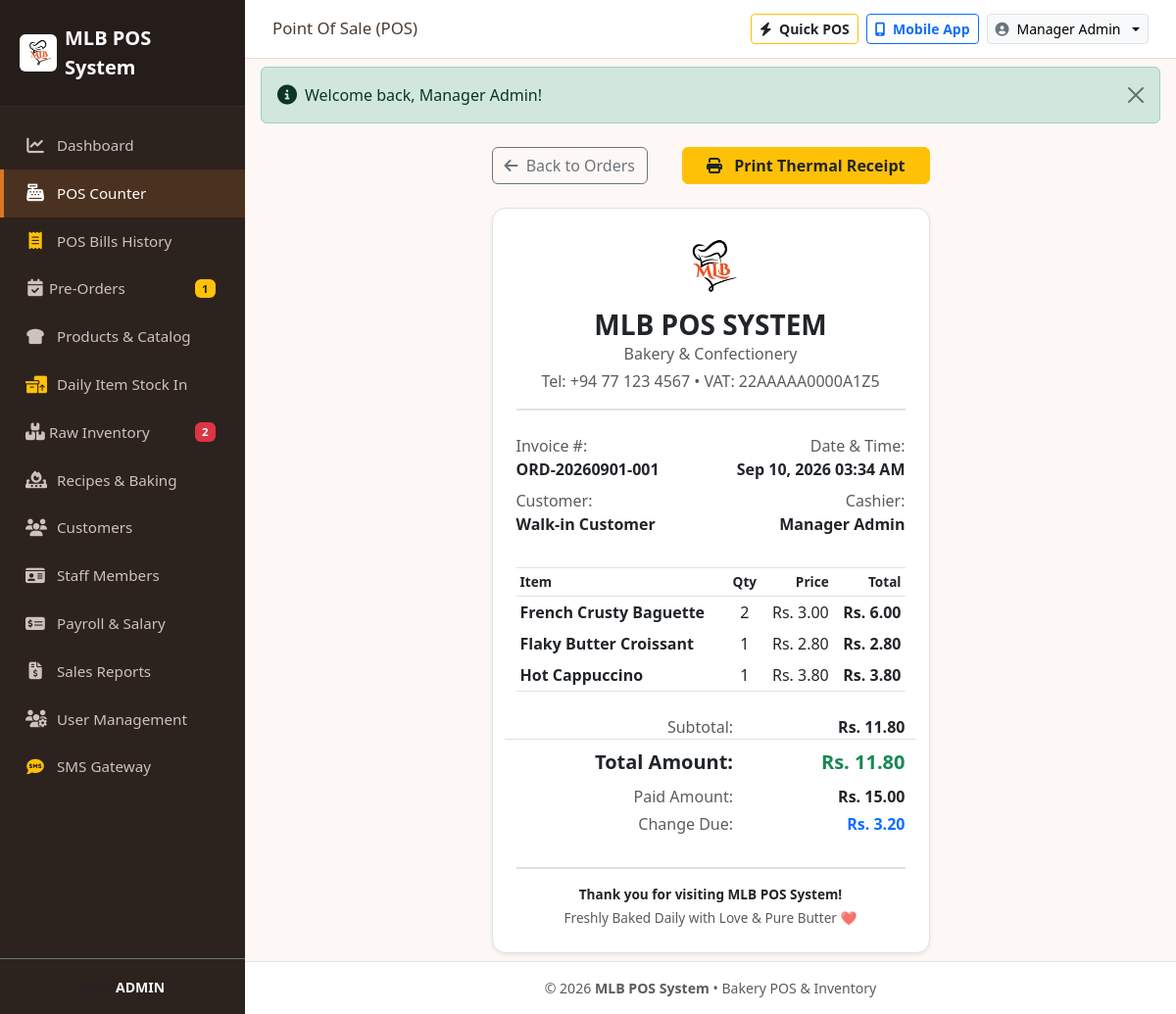
The page /modules/pos/invoice.php?id=1 (signed in) on the database its author committed.
### tables this page shows
CREATE TABLE IF NOT EXISTS `orders` (
  `id` INT AUTO_INCREMENT PRIMARY KEY,
  `order_number` VARCHAR(50) NOT NULL UNIQUE,
  `customer_id` INT DEFAULT NULL,
  `order_type` ENUM('pos', 'preorder') NOT NULL DEFAULT 'preorder',
  `subtotal` DECIMAL(10,2) NOT NULL DEFAULT 0.00,
  `discount` DECIMAL(10,2) NOT NULL DEFAULT 0.00,
  `tax` DECIMAL(10,2) NOT NULL DEFAULT 0.00,
  `total_amount` DECIMAL(10,2) NOT NULL DEFAULT 0.00,
  `paid_amount` DECIMAL(10,2) NOT NULL DEFAULT 0.00,
  `change_amount` DECIMAL(10,2) NOT NULL DEFAULT 0.00,
  `payment_method` ENUM('cash', 'card', 'upi', 'online') NOT NULL DEFAULT 'cash',
  `payment_status` ENUM('paid', 'partial', 'unpaid') NOT NULL DEFAULT 'paid',
  `order_status` ENUM('pending', 'in_production', 'ready', 'completed', 'cancelled') NOT NULL DEFAULT 'completed',
  `delivery_date` DATETIME DEFAULT NULL,
  `custom_notes` TEXT DEFAULT NULL,
  `created_by` INT NOT NULL,
  `created_at` TIMESTAMP DEFAULT CURRENT_TIMESTAMP,
  FOREIGN KEY (`customer_id`) REFERENCES `customers`(`id`) ON DELETE SET NULL,
  FOREIGN KEY (`created_by`) REFERENCES `users`(`id`) ON DELETE CASCADE
);

CREATE TABLE IF NOT EXISTS `customers` (
  `id` INT AUTO_INCREMENT PRIMARY KEY,
  `title` VARCHAR(20) DEFAULT 'Mr.',
  `profile_picture` VARCHAR(255) DEFAULT 'default_avatar.png',
  `name` VARCHAR(100) NOT NULL,
  `phone` VARCHAR(30) DEFAULT NULL,
  `nic` VARCHAR(30) DEFAULT NULL,
  `email` VARCHAR(100) DEFAULT NULL,
  `address` TEXT DEFAULT NULL,
  `credit_limit` DECIMAL(10,2) DEFAULT 0.00,
  `credit_period` VARCHAR(50) DEFAULT '30 Days',
  `opening_balance` DECIMAL(10,2) DEFAULT 0.00,
  `branch` VARCHAR(100) DEFAULT 'Main Branch',
  `vat_enabled` TINYINT(1) DEFAULT 0,
  `vat_number` VARCHAR(50) DEFAULT NULL,
  `special_discount` DECIMAL(5,2) DEFAULT 0.00,
  `discount_biscuits` DECIMAL(5,2) DEFAULT 0.00,
  `discount_other` DECIMAL(5,2) DEFAULT 0.00,
  `notes` TEXT DEFAULT NULL,
  `created_at` TIMESTAMP DEFAULT CURRENT_TIMESTAMP
);

CREATE TABLE IF NOT EXISTS `users` (
  `id` INT AUTO_INCREMENT PRIMARY KEY,
  `username` VARCHAR(50) NOT NULL UNIQUE,
  `password` VARCHAR(255) NOT NULL,
  `full_name` VARCHAR(100) NOT NULL,
  `email` VARCHAR(100) DEFAULT NULL,
  `role` ENUM('admin', 'owner', 'sales_person', 'pos_operator') NOT NULL DEFAULT 'pos_operator',
  `status` ENUM('active', 'inactive') NOT NULL DEFAULT 'active',
  `created_at` TIMESTAMP DEFAULT CURRENT_TIMESTAMP
);

CREATE TABLE IF NOT EXISTS `order_items` (
  `id` INT AUTO_INCREMENT PRIMARY KEY,
  `order_id` INT NOT NULL,
  `product_id` INT NOT NULL,
  `product_name` VARCHAR(150) NOT NULL,
  `quantity` INT NOT NULL DEFAULT 1,
  `unit_price` DECIMAL(10,2) NOT NULL,
  `subtotal` DECIMAL(10,2) NOT NULL,
  FOREIGN KEY (`order_id`) REFERENCES `orders`(`id`) ON DELETE CASCADE,
  FOREIGN KEY (`product_id`) REFERENCES `products`(`id`) ON DELETE CASCADE
);

### modules/pos/invoice.php (the view, shortened to what this page needs)
<?php
require_once __DIR__ . '/../../includes/header.php';
$orderId = isset($_GET['id']) ? (int)$_GET['id'] : 0;
$db = getDB();
$stmt = $db->prepare("SELECT o.*, c.name as customer_name, c.phone as customer_phone, u.full_name as cashier_name FROM orders o LEFT JOIN customers c ON o.customer_id = c.id LEFT JOIN users u ON o.created_by = u.id WHERE o.id = ?");
$stmt->execute([$orderId]);
$order = $stmt->fetch();
$stmtItems = $db->prepare("SELECT * FROM order_items WHERE order_id = ?");
$stmtItems->execute([$orderId]);
$items = $stmtItems->fetchAll();
$stmtPayments = $db->prepare("SELECT * FROM order_payments WHERE order_id = ? ORDER BY id ASC");
$stmtPayments->execute([$orderId]);
$paymentHistory = $stmtPayments->fetchAll();
$balDueInvoice = max(0, (float)$order['total_amount'] - (float)$order['paid_amount']);
?>
<div class="row justify-content-center">
    <div class="col-md-8 col-lg-6">
        <div class="d-flex justify-content-between align-items-center mb-4 no-print">
            <a href="<?php echo BASE_URL; ?>modules/orders/index.php" class="btn btn-outline-secondary">
                <i class="fa-solid fa-arrow-left me-1"></i> Back to Orders
            </a>
            <button onclick="window.print()" class="btn btn-warning text-dark fw-bold px-4">
                <i class="fa-solid fa-print me-2"></i> Print Thermal Receipt
            </button>
        </div>
        <div id="printableReceipt" class="card card-bakery p-4 bg-white shadow-sm border">
            <div class="text-center mb-4 pb-3 border-bottom border-2 border-dashed">
                <img src="<?php echo BASE_URL; ?>assets/images/mlb_logo.jpg" alt="MLB Logo" class="mb-2" style="height: 70px;">
                <h3 class="fw-bold mb-0 text-dark">MLB POS SYSTEM</h3>
                <p class="text-muted mb-1 text-sm">Bakery & Confectionery</p>
                <p class="text-muted mb-0 text-sm">Tel: +94 77 123 4567 &bull; VAT: 22AAAAA0000A1Z5</p>
            </div>
            <div class="row mb-3 text-sm">
                <div class="col-6">
                    <span class="text-muted d-block">Invoice #:</span>
                    <strong><?php echo htmlspecialchars($order['order_number']); ?></strong>
                </div>
                <div class="col-6 text-end">
                    <span class="text-muted d-block">Date & Time:</span>
                    <strong><?php echo formatDateTime($order['created_at']); ?></strong>
                </div>
                <div class="col-6 mt-2">
                    <span class="text-muted d-block">Customer:</span>
                    <strong><?php echo htmlspecialchars($order['customer_name'] ?? 'Walk-in'); ?></strong>
                </div>
                <div class="col-6 mt-2 text-end">
                    <span class="text-muted d-block">Cashier:</span>
                    <strong><?php echo htmlspecialchars($order['cashier_name'] ?? 'Staff'); ?></strong>
                </div>
            </div>
            <table class="table table-sm table-borderless my-3 border-top border-bottom py-2">
                <thead>
                    <tr class="text-muted border-bottom" style="font-size: 0.85rem;">
                        <th>Item</th>
                        <th class="text-center">Qty</th>
                        <th class="text-end">Price</th>
                        <th class="text-end">Total</th>
                    </tr>
                </thead>
                <tbody>
                    <?php foreach ($items as $item): ?>
                        <tr>
                            <td class="fw-semibold text-dark"><?php echo htmlspecialchars($item['product_name']); ?></td>
                            <td class="text-center"><?php echo $item['quantity']; ?></td>
                            <td class="text-end"><?php echo formatMoney($item['unit_price']); ?></td>
                            <td class="text-end fw-bold"><?php echo formatMoney($item['subtotal']); ?></td>
                        </tr>
                    <?php endforeach; ?>
                </tbody>
            </table>
            <div class="row text-end my-2">
                <div class="col-7 text-muted">Subtotal:</div>
                <div class="col-5 fw-semibold"><?php echo formatMoney($order['subtotal']); ?></div>
                <div class="col-7 fw-bold text-dark fs-5 pt-2 border-top">Total Amount:</div>
                <div class="col-5 fw-bold text-success fs-5 pt-2 border-top"><?php echo formatMoney($order['total_amount']); ?></div>
                <?php if (!empty($paymentHistory)): ?>
                    <?php foreach ($paymentHistory as $pay): ?>
                        <div class="col-7 text-muted pt-1">
                            <small class="text-capitalize"><?php echo htmlspecialchars($pay['payment_type']); ?></small> (<?php echo strtoupper(htmlspecialchars($pay['payment_method'])); ?>):
                        </div>
                        <div class="col-5 fw-semibold text-success pt-1">+ <?php echo formatMoney($pay['payment_amount']); ?></div>
                    <?php endforeach; ?>
                <?php else: ?>
                    <div class="col-7 text-muted pt-2">Paid Amount:</div>
                    <div class="col-5 fw-semibold pt-2"><?php echo formatMoney($order['paid_amount']); ?></div>
                <?php endif; ?>
                <?php if ($balDueInvoice > 0): ?>
                    <div class="col-7 text-muted fw-bold pt-2 border-top">Balance Due:</div>
                    <div class="col-5 fw-bold text-danger pt-2 border-top"><?php echo formatMoney($balDueInvoice); ?></div>
                <?php else: ?>
                    <div class="col-7 text-muted pt-1">Change Due:</div>
                    <div class="col-5 fw-bold text-primary pt-1"><?php echo formatMoney($order['change_amount']); ?></div>
                <?php endif; ?>
            </div>
            <div class="text-center mt-4 pt-3 border-top border-2 border-dashed text-muted" style="font-size: 0.85rem;">
                <p class="mb-1 fw-semibold text-dark">Thank you for visiting MLB POS System!</p>
                <p class="mb-0">Freshly Baked Daily with Love & Pure Butter ❤️</p>
            </div>
        </div>
    </div>
</div>
<?php require_once __DIR__ . '/../../includes/footer.php'; ?>

### rows shown on the page
orders: order_number "ORD-20260901-001", created_at "Sep 10, 2026 03:34 AM", customer.name "Walk-in Customer", created_by.full_name "Manager Admin", subtotal "Rs. 11.80", total_amount "Rs. 11.80", paid_amount "Rs. 15.00", change_amount "Rs. 3.20"
order_items: product_name "French Crusty Baguette", quantity "2", unit_price "Rs. 3.00", subtotal "Rs. 6.00"
order_items: product_name "Flaky Butter Croissant", quantity "1", unit_price "Rs. 2.80", subtotal "Rs. 2.80"
order_items: product_name "Hot Cappuccino", quantity "1", unit_price "Rs. 3.80", subtotal "Rs. 3.80"

### other values the page prints
$pendingOrdersBadge "1"
$lowStockBadge "2"
str_replace('_', ' ', getCurrentUserRole()) "ADMIN"
getCurrentUserName() "Manager Admin"
$_SESSION['flash_' . $key] "Welcome back, Manager Admin!"
